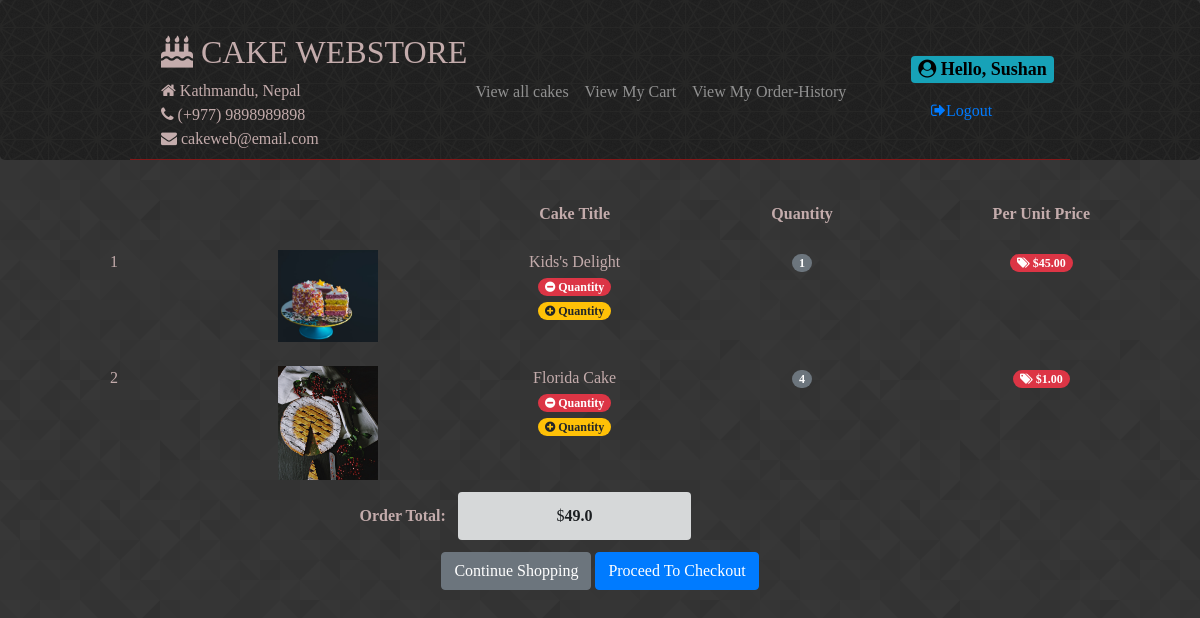
/order_summary/ (signed in), run on an earlier commit of the app's database.
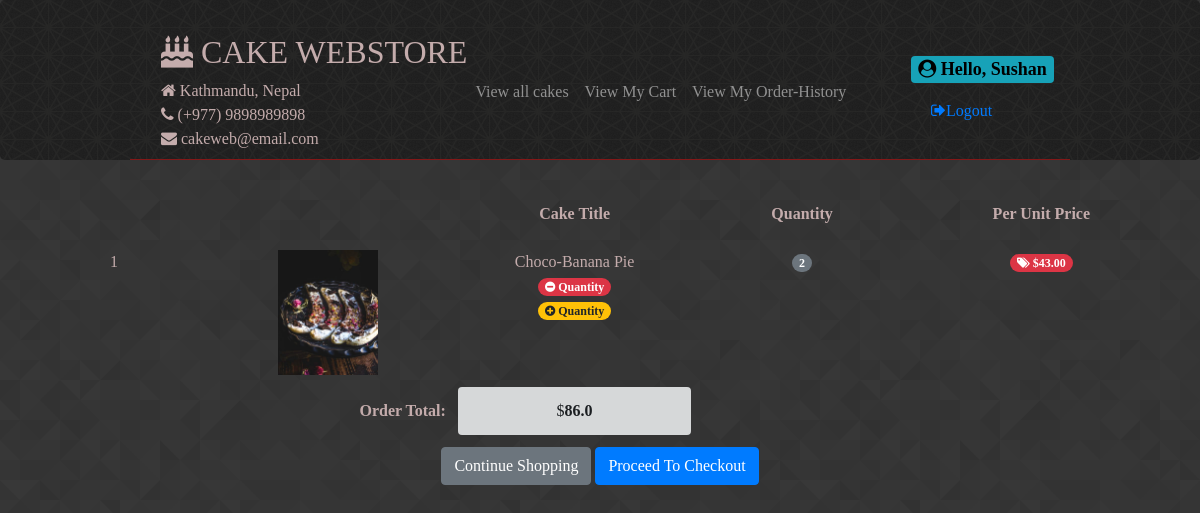
And on a later commit of the database.
### store/models.py (models this page shows, shortened)
class OrderItem(models.Model):
    user = models.ForeignKey(settings.AUTH_USER_MODEL,
                             on_delete=models.CASCADE)
    ordered = models.BooleanField(default=False)
    item = models.ForeignKey(Product, on_delete=models.CASCADE)
    qty = models.IntegerField(default=1)

class Product(models.Model):
    id = models.AutoField(primary_key=True)
    name = models.CharField(max_length=200)
    description = models.TextField()
    occasion = models.CharField(choices=OCCASIONS, max_length=2, default='G')
    price = models.FloatField()
    discount_rate = models.FloatField(null=False, blank=True, default=0)
    sale_start = models.DateTimeField(blank=True, null=True, default=None)
    sale_end = models.DateTimeField(blank=True, null=True, default=None)
    photo = models.ImageField(blank=True, null=True,
                              default=None, upload_to='products')
    def is_on_sale(self):
        now = timezone.now()
        if self.sale_start:
            if self.sale_end:
                return self.sale_start <= now <= self.sale_end
            return self.sale_start <= now
        return False
    def get_price(self):
        return self.price
    def get_rounded_price(self):
        return round(self.price, 2)
    def current_price(self):
        if self.is_on_sale():
            discounted_price = self.price * (1 - self.discount_rate)
            return round(discounted_price, 2)
        return self.get_rounded_price()
    def __str__(self):
        return self.name

class Cart(models.Model):
    user = models.ForeignKey(settings.AUTH_USER_MODEL,
                             on_delete=models.CASCADE)
    items = models.ManyToManyField(OrderItem)
    start_date = models.DateTimeField(auto_now_add=True)
    ordered_date = models.DateTimeField()
    ordered = models.BooleanField(default=False)
    delivery_address = models.CharField(max_length=500, default='None')
    phone = models.CharField(max_length=20, default='None')
    def getCartItems(self):
        return self.items.all()
    def getCartTotal(self):
        return sum([each.item.current_price()*each.qty for each in self.items.all()])

### store/views.py (the view)
# urls.py: path(r'order_summary/', store.views.getCart, name='order_summary'),
@login_required(login_url='/')
def getCart(request):
    order = get_user_pending_order(request)
    context = {
        'order': order,
    }
    return render(request, 'store/order_summary.html', context)

### store/views.py (called while the page is built)
@login_required()
def get_user_pending_order(request):
    cart_qs = Cart.objects.filter(
        user=request.user,
        ordered=False
    )
    if cart_qs.exists():
        cart = cart_qs[0]
        return cart
    else:
        return 0

### store/templates/store/order_summary.html (shortened to what this page needs)
{% extends "base.html" %}
{% block content %}
<section>
  <div class="row">
    <table class="table table-hover table-borderless text-center">
      <tr class="text-center">
        <th class="fit"></th>
        <th class="fit"></th>
        <th class="fit">Cake Title</th>
        <th class="fit">Quantity</th>
        <th class="fit">Per Unit Price</th>
      </tr>
      {% for each in order.getCartItems %}
      <tr>
        <td>{{ forloop.counter }}</td>
        <td>
          {% if each.item.photo %}
          <a href="{% url 'showCake' each.item.id %}">
            <img class="img-rounded hover-effect" width="100" src="{{ MEDIA_URL }}{{ each.item.photo }}" />
          </a>
          {% endif %}
        </td>
        <td>
          {{ each.item }}<br>
          <a href="{% url 'removeFromCart_OS' each.item.id %}">
            <span class="badge badge-pill badge-danger"><i class="fa fa-minus-circle"></i>&nbsp</i>Quantity</span>
          </a><br>
          <a href="{% url 'addToCart_OS' each.item.id %}">
            <span class="badge badge-pill badge-warning"><i class="fa fa-plus-circle"></i>&nbsp</i>Quantity</span>
          </a>
        </td>
        <td>
          <span class="badge badge-pill badge-secondary">{{each.qty}}</span>
        </td>
        <td>
          {% if each.item.is_on_sale %}
          <span class="badge badge-pill badge-danger">
            <iclass="fa fa-tags"></i>&nbsp<del>${{ each.item.get_price|floatformat:2 }}</del>
          </span><br />
          <span class="badge badge-pill badge-warning">SALE: ${{ each.item.current_price|floatformat:2 }}</span>
          {% else %}
          <span class="badge badge-pill badge-danger"><i
              class="fa fa-tags"></i>&nbsp${{ each.item.get_price|floatformat:2 }}</span>
          {% endif %}
        </td>
      </tr>
      {% empty %}
      <tr>
        <td colspan=5> You have not added any items yet.</td>
      </tr>
      {% endfor %}
      <tr>
        {% if order.getCartTotal != None %}
        <td colspan=2>
          <strong class="pull-right">Order Total:</strong>
        </td>
        <td colspan=1 class="alert alert-dark" role="alert">
          $<strong>{{ order.getCartTotal }}</strong>
        </td>
        {% endif %}
      </tr>
      <tr>
        <td colspan=5>
          <a class = 'btn btn-secondary' href="{% url 'listAllCakes' %}">
            {% if order %}Continue Shopping{% else %}Add Items to
            Cart {% endif %}
          </a>
          {% if order.getCartItems %}
          <a href="{% url 'place_order' %}" class="btn btn-primary">Proceed To Checkout</a>
          {% endif %}
        </td>
      </tr>
    </table>
  </div>
</section>
{% endblock %}

What changed in the data, as far as the page shows it:
no longer on this page (row edited): OrderItem: item.photo (picture), item "Kids's Delight", qty "1", item.get_price "45.00"
no longer on this page (row edited): OrderItem: item.photo (picture), item "Florida Cake", qty "4", item.get_price "1.00"
no longer on this page (row edited): Cart: getCartTotal "49.0"
added OrderItem: item.photo (picture), item "Choco-Banana Pie", qty "2", item.get_price "43.00"
added Cart: getCartTotal "86.0"
